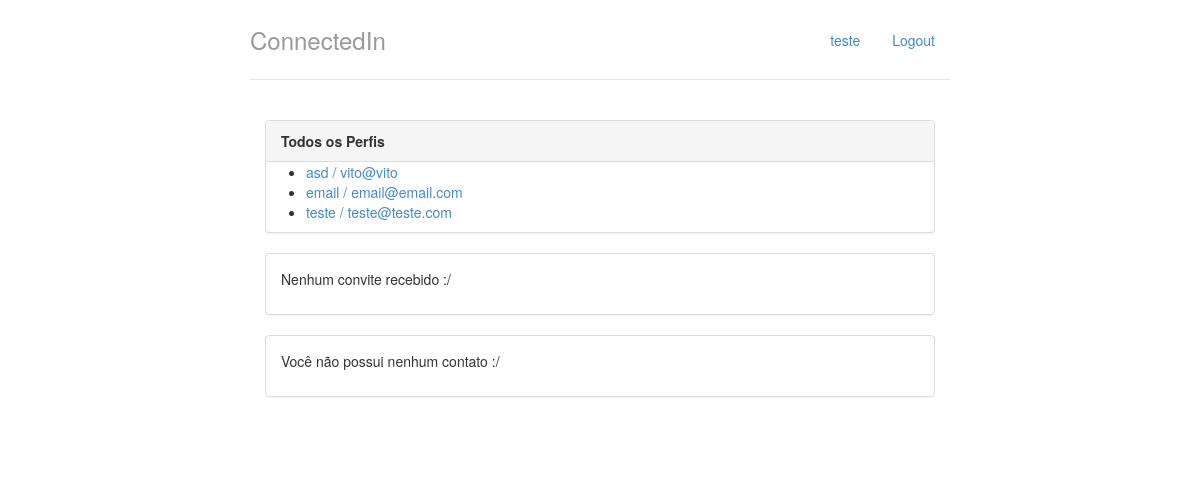
The app's page / (signed in), older data.
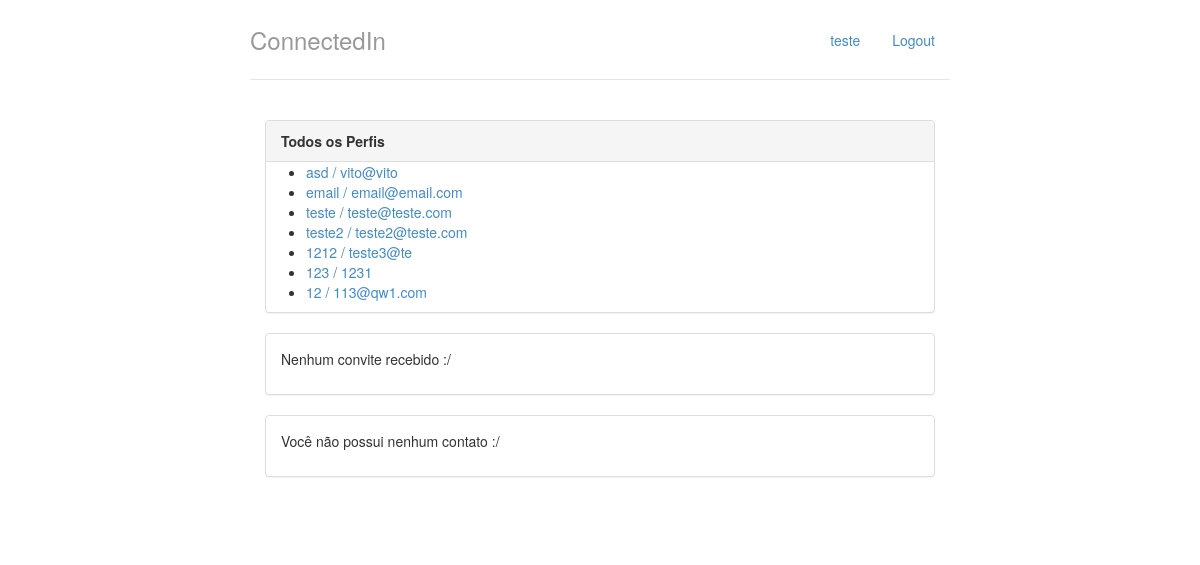
The same page, newer data.
### perfis/models.py (models this page shows, shortened)
class Perfil(models.Model):
    nome = models.CharField(max_length=255, null=False)
    telefone = models.CharField(max_length=15, null=False)
    nome_empresa = models.CharField(max_length=255, null=False)
    contatos = models.ManyToManyField('self')
    usuario = models.OneToOneField(User, related_name="perfil")
    @property
    def email(self):
        return self.usuario.email

### perfis/views.py (the view)
# urls.py: url(r'^$', views.index, name='index'),
@login_required
def index(request):
	return render(request, 'index.html', { 'perfis' : Perfil.objects.all(), 'perfil_logado' : get_perfil_logado(request)})

### perfis/views.py (called while the page is built)
@login_required
def get_perfil_logado(request):
	return request.user.perfil

### perfis/templates/index.html
{% extends "base.html" %}
{% block body %}
    <div class="col-lg-12">
        <div class="panel panel-default">
            <div class="panel-heading">
                <strong>Todos os Perfis</strong>
            </div>
            {% if perfis %}
            	<ul>
            		{%for perfil in perfis%}
            			<li>
            				<a href="{% url 'exibir' perfil.id %}">{{perfil.nome}} / {{perfil.email}}</a>
            			</li>
            		{% endfor %}
            	</ul>
            {% else %}
            	<p>Nenhum perfil cadastrado</p>
            {% endif %}
        </div>
        <div class="panel panel-default">
            {% with total_de_convites=perfil_logado.convites_recebidos.count %}
                {% if total_de_convites %}
                    <div class="panel-heading">
                        <strong>Você tem {{ total_de_convites }} convite{{ total_de_convites|pluralize}} pendentes</strong>
                    </div>
                    <ul class="list-group">
                        {% for convite in perfil_logado.convites_recebidos.all %}
                            <li class="list-group-item">
                                {{ convite.solicitante.nome }}
                                <a href="{% url 'aceitar' convite.id %}" class="pull-right">aceitar</a>
                            </li>
                        {% endfor %}
                    </ul>
                {% else %}
                    <div class="panel-body">
                        <p>Nenhum convite recebido :/</p>
                    </div>
                {% endif %}
            {% endwith %}
        </div>
        <div class="panel panel-default">
            {% with total_de_contatos=perfil_logado.contatos.count %}
                {% if total_de_contatos %}
                    <div class="panel-heading">
                        <strong>Você tem {{ total_de_contatos }} contato{{ total_de_contato|pluralize }}</strong>
                    </div>
                    <ul class="list-group">
                        {% for contato in perfil_logado.contatos.all %}
                            <li class="list-group-item">
                                <a href="{% url 'exibir' contato.id %}" class="list-group-item">{{ contato.nome }}</a>
                            </li>
                        {% endfor %}
                    </ul>
                {% else %}
                    <div class="panel-body">
                        <p>Você não possui nenhum contato :/</p>
                    </div>
                {% endif %}
            {% endwith %}
        </div>
    </div>
{% endblock %}

### perfis/templates/base.html (shortened to what this page needs)
{% load staticfiles %}
<!DOCTYPE html>
<html lang="pt-br">
    <head>
        <link href="{% static "styles/bootstrap.css" %}" rel="stylesheet">
        <link href="{% static "styles/main.css" %}" rel="stylesheet">
    </head>
    <body>
        <div class="container">
            <div class="header">
                <ul class="nav nav-pills pull-right">
                    <li class=""><a href="{% url 'index' %}">{{ perfil_logado.nome }}</a></li>
                    <li class=""><a href="/logout/">Logout</a></li>
                </ul>
                <h3 class="text-muted">ConnectedIn</h3>
            </div>
            <div class="row content">
                {% block body%}
                {% endblock %}
            </div>
        </div>
    </body>
</html>

### perfis/static/styles/main.css (style rules this page uses)
body { padding-top: 20px; padding-bottom: 20px; }
.header, .content, .footer { padding-left: 15px; padding-right: 15px; }
.header { border-bottom: 1px solid #e5e5e5; }
.header h3 { margin-top: 0; margin-bottom: 0; line-height: 40px; padding-bottom: 19px; }
@media (min-width: 768px) { .container { max-width: 730px; } }
.content { margin: 40px 0; }
@media screen and (min-width: 768px) { .header, .content, .footer { padding-left: 0; padding-right: 0; } }
@media screen and (min-width: 768px) { .header { margin-bottom: 30px; } }

Row changes from the older to the newer data that the page shows:
added Perfil: nome "teste2", email "teste2@teste.com"
added Perfil: nome "1212", email "teste3@te"
added Perfil: nome "123", email "1231"
added Perfil: nome "12", email "113@qw1.com"
